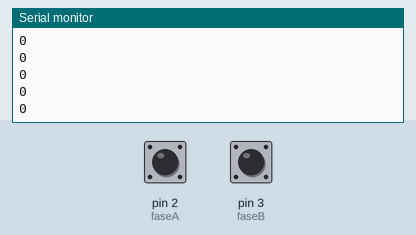
Recording of a sketch running on a simulated Arduino Uno, built with avr-gcc and run on an emulated ATmega328P. On the bench: the last lines printed to the serial monitor. The test bench sets the inputs (shaded band); at power-on: pin 2 (faseA) HIGH, pin 3 (faseB) HIGH.

Above: at 1.2 s.
1.3 s: pin 2 (faseA) pulled LOW for 0.15 s
At 1.8 s:
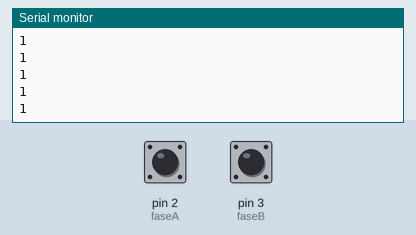
2.9 s: pin 2 (faseA) pulled LOW for 1 s
At 3.5 s:
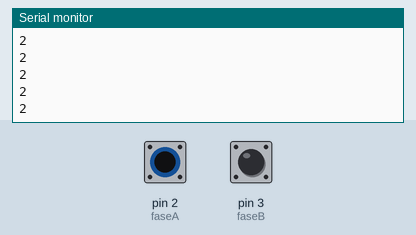
Timing chart, 0 to 5.9 s (numbered marks = the images above; inputs shaded):
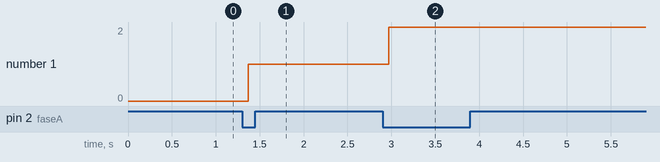

The sketch:

pro1.ino
```cpp
#define faseA 2
#define faseB 3
#define sw 4

volatile int LastB=1;
volatile int LastA=1;
volatile int PosE =0;

void setup(){

  pinMode(faseA,INPUT_PULLUP);
  pinMode(faseB,INPUT_PULLUP);

  attachInterrupt(digitalPinToInterrupt(faseA) ,funcA, FALLING);
  attachInterrupt(digitalPinToInterrupt(faseB) ,funcB, FALLING);

  Serial.begin(9600);
}

void loop(){

  LastA=digitalRead(faseA);
  LastB=digitalRead(faseB);
  Serial.println(PosE);
  /*Serial.print("\t");
  Serial.print(LastA);
  Serial.print("\t");
  Serial.println(LastB);*/
 }

void funcA(){
  if(LastA!=0 & LastB!=0){
  PosE++;
  }
 LastA=0;
}

void funcB(){
  if(LastA!=0 & LastB!=0){
    PosE--;
  }
  LastB=0;

}
```

Measured:
- after the input at 1.3 s, the serial monitor: prints a new line after 0.07 s (image 1)
- after the input at 2.9 s, the serial monitor: prints a new line after 0.07 s (image 2)
- plotted number 1: 0 → 1 after the input at 1.3 s, 1 → 2 after the input at 2.9 s
